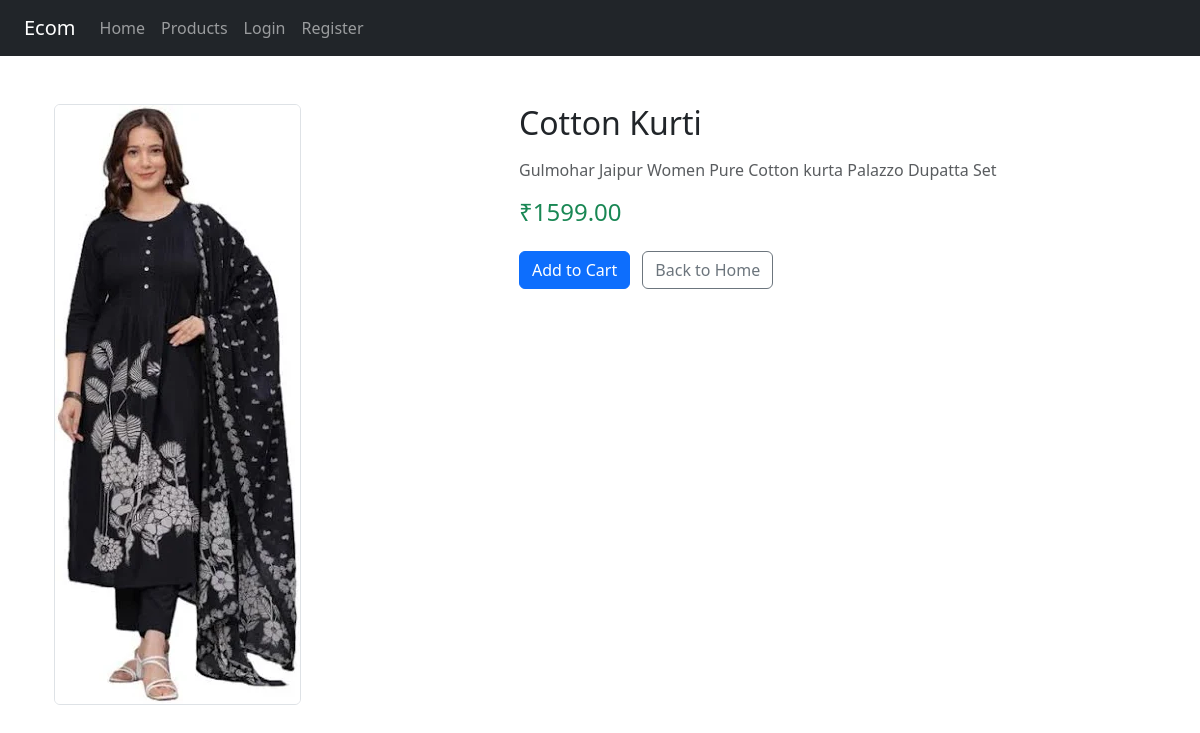
The page /products/1/ on the database its author committed.
### store/models.py (models this page shows, shortened)
class Product(models.Model):
    name = models.CharField(max_length=100)
    description = models.TextField()
    price = models.DecimalField(max_digits=10, decimal_places=2)
    stock = models.IntegerField()
    image = models.ImageField(upload_to='product_images/', blank=True, null=True)
    class Meta:
        ordering = ['name']

### store/views.py (the view)
# urls.py: path('products/<int:pk>/', views.product_detail, name='product_detail'),
def product_detail(request, pk):
    product = get_object_or_404(Product, pk=pk)
    recent = request.session.get('recent', [])
    if pk in recent:
        recent.remove(pk)
    recent.insert(0, pk)
    if len(recent) > 5:
        recent = recent[:5]
    request.session['recent'] = recent
    recent_products = Product.objects.filter(pk__in=recent).exclude(pk=pk)
    return render(request, 'product_detail.html', {
        'product': product,
        'recent_products': recent_products,
    })

### store/templates/product_detail.html (shortened to what this page needs)
{% extends 'base.html' %}
{% block content %}
<div class="container mt-5">
  <div class="row">
    <div class="col-md-5">
      {% if product.image %}
        <img src="{{ product.image.url }}" class="img-fluid border rounded" alt="{{ product.name }}">
      {% else %}
        <div class="bg-light text-center py-5 rounded">No image available</div>
      {% endif %}
    </div>
    <div class="col-md-7">
      <h2 class="mb-3">{{ product.name }}</h2>
      <p class="text-muted">{{ product.description }}</p>
      <h4 class="text-success">₹{{ product.price }}</h4>
      <a href="{% url 'add_to_cart' product.id %}" class="btn btn-primary mt-3">
         Add to Cart
      </a>
      <a href="{% url 'home' %}" class="btn btn-outline-secondary mt-3 ms-2">Back to Home</a>
    </div>
  </div>
</div>
{% endblock %}

### rows shown on the page
Product: image (picture), name "Cotton Kurti", description "Gulmohar Jaipur Women Pure Cotton kurta Palazzo Dupatta Set", price "1599.00"
